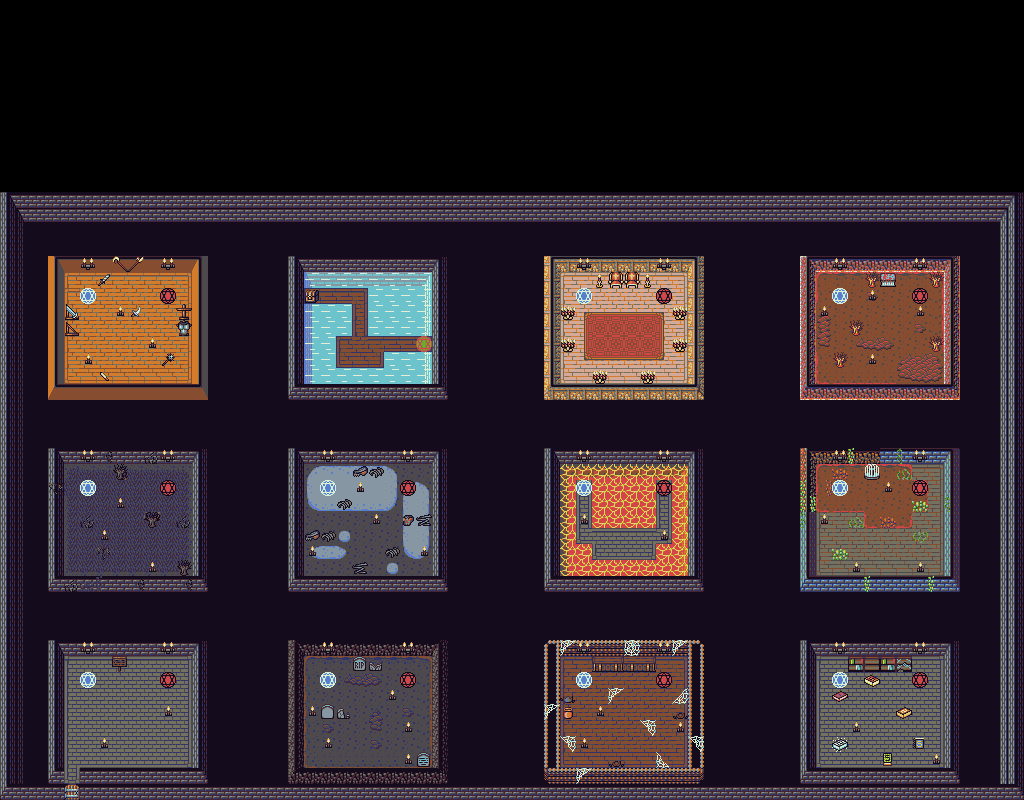

Tiled map render using the project's own tile images. Description and the map definition, with tile-layer contents summarised, below:
An orthogonal 64x50 tile map with 16x16 px tiles, 26 tile layers (background, background2, stanza12, stanza11, ...), 13 tilesets and 123 objects (86x wall, door, chest, spawn, spawn2, ...).

<map version="1.0" orientation="orthogonal" renderorder="right-down" width="64" height="50" tilewidth="16" tileheight="16" nextobjectid="179">
 <tileset firstgid="1" name="Wall" tilewidth="16" tileheight="16" tilecount="1020" columns="20">
  <image source="../assets/DawnLike/Objects/Wall.png" width="320" height="816" />
 </tileset>
 <tileset firstgid="1021" name="Floor" tilewidth="16" tileheight="16" tilecount="819" columns="21">
  <image source="../assets/DawnLike/Objects/Floor.png" width="336" height="624" />
 </tileset>
 <tileset firstgid="1840" name="Pit0" tilewidth="16" tileheight="16" tilecount="256" columns="8">
  <image source="../assets/DawnLike/Objects/Pit0.png" width="128" height="512" />
 </tileset>
 <tileset firstgid="2096" name="Door0" tilewidth="16" tileheight="16" tilecount="48" columns="8">
  <image source="../assets/DawnLike/Objects/Door0.png" width="128" height="96" />
 </tileset>
 <tileset firstgid="2144" name="Effect0" tilewidth="16" tileheight="16" tilecount="208" columns="8">
  <image source="../assets/DawnLike/Objects/Effect0.png" width="128" height="416" />
 </tileset>
 <tileset firstgid="2352" name="Decor0" tilewidth="16" tileheight="16" tilecount="176" columns="8">
  <image source="../assets/DawnLike/Objects/Decor0.png" width="128" height="352" />
 </tileset>
 <tileset firstgid="2528" name="Chest0" tilewidth="16" tileheight="16" tilecount="24" columns="8">
  <image source="../assets/DawnLike/Items/Chest0.png" width="128" height="48" />
 </tileset>
 <tileset firstgid="2552" name="Book" tilewidth="16" tileheight="16" tilecount="72" columns="8">
  <image source="../assets/DawnLike/Items/Book.png" width="128" height="144" />
 </tileset>
 <tileset firstgid="2624" name="Tree0" tilewidth="16" tileheight="16" tilecount="432" columns="12">
  <image source="../assets/DawnLike/Objects/Tree0.png" width="192" height="576" />
 </tileset>
 <tileset firstgid="3056" name="Ore0" tilewidth="16" tileheight="16" tilecount="63" columns="9">
  <image source="../assets/DawnLike/Objects/Ore0.png" width="144" height="112" />
 </tileset>
 <tileset firstgid="3119" name="LongWep" tilewidth="16" tileheight="16" tilecount="56" columns="8">
  <image source="../assets/DawnLike/Items/LongWep.png" width="128" height="112" />
 </tileset>
 <tileset firstgid="3175" name="ShortWep" tilewidth="16" tileheight="16" tilecount="40" columns="8">
  <image source="../assets/DawnLike/Items/ShortWep.png" width="128" height="80" />
 </tileset>
 <tileset firstgid="3215" name="Rock" tilewidth="16" tileheight="16" tilecount="16" columns="8">
  <image source="../assets/DawnLike/Items/Rock.png" width="128" height="32" />
 </tileset>
 <layer name="background" width="64" height="50">
  <data>[3200 cells, 2431 non-empty, 14 distinct tile ids]</data>
 </layer>
 <layer name="background2" width="64" height="50">
  <data>[3200 cells, 1 non-empty, 1 distinct tile ids]</data>
 </layer>
 <layer name="stanza12" width="64" height="50">
  <data>[3200 cells, 90 non-empty, 27 distinct tile ids]</data>
 </layer>
 <layer name="stanza11" width="64" height="50">
  <data>[3200 cells, 90 non-empty, 15 distinct tile ids]</data>
 </layer>
 <layer name="stanza10" width="64" height="50">
  <data>[3200 cells, 49 non-empty, 17 distinct tile ids]</data>
 </layer>
 <layer name="stanza9" width="64" height="50">
  <data>[3200 cells, 91 non-empty, 17 distinct tile ids]</data>
 </layer>
 <layer name="stanza8" width="64" height="50">
  <data>[3200 cells, 90 non-empty, 24 distinct tile ids]</data>
 </layer>
 <layer name="stanza7" width="64" height="50">
  <data>[3200 cells, 90 non-empty, 18 distinct tile ids]</data>
 </layer>
 <layer name="stanza6" width="64" height="50">
  <data>[3200 cells, 90 non-empty, 20 distinct tile ids]</data>
 </layer>
 <layer name="stanza5" width="64" height="50">
  <data>[3200 cells, 90 non-empty, 15 distinct tile ids]</data>
 </layer>
 <layer name="stanza4" width="64" height="50">
  <data>[3200 cells, 90 non-empty, 15 distinct tile ids]</data>
 </layer>
 <layer name="stanza3" width="64" height="50">
  <data>[3200 cells, 90 non-empty, 15 distinct tile ids]</data>
 </layer>
 <layer name="stanza2" width="64" height="50">
  <data>[3200 cells, 90 non-empty, 21 distinct tile ids]</data>
 </layer>
 <layer name="stanza1" width="64" height="50">
  <data>[3200 cells, 90 non-empty, 15 distinct tile ids]</data>
 </layer>
 <layer name="stanza12b" width="64" height="50">
  <data>[3200 cells, 14 non-empty, 6 distinct tile ids]</data>
 </layer>
 <layer name="stanza11b" width="64" height="50">
  <data>[3200 cells, 38 non-empty, 15 distinct tile ids]</data>
 </layer>
 <layer name="stanza10b" width="64" height="50">
  <data>[3200 cells, 43 non-empty, 8 distinct tile ids]</data>
 </layer>
 <layer name="stanza9b" width="64" height="50">
  <data>[3200 cells, 17 non-empty, 14 distinct tile ids]</data>
 </layer>
 <layer name="stanza8b" width="64" height="50">
  <data>[3200 cells, 25 non-empty, 14 distinct tile ids]</data>
 </layer>
 <layer name="stanza7b" width="64" height="50">
  <data>[3200 cells, 6 non-empty, 4 distinct tile ids]</data>
 </layer>
 <layer name="stanza6b" width="64" height="50">
  <data>[3200 cells, 17 non-empty, 8 distinct tile ids]</data>
 </layer>
 <layer name="stanza5b" width="64" height="50">
  <data>[3200 cells, 21 non-empty, 12 distinct tile ids]</data>
 </layer>
 <layer name="stanza4b" width="64" height="50">
  <data>[3200 cells, 16 non-empty, 13 distinct tile ids]</data>
 </layer>
 <layer name="stanza3b" width="64" height="50">
  <data>[3200 cells, 26 non-empty, 15 distinct tile ids]</data>
 </layer>
 <layer name="stanza2b" width="64" height="50">
  <data>[3200 cells, 14 non-empty, 9 distinct tile ids]</data>
 </layer>
 <layer name="stanza1b" width="64" height="50">
  <data>[3200 cells, 7 non-empty, 5 distinct tile ids]</data>
 </layer>
 <objectgroup name="obstacles" visible="0">
  <object id="11" name="wall" x="48" y="384" width="160" height="16">
   <properties>
    <property name="unwalkable" type="bool" value="true" />
   </properties>
  </object>
  <object id="12" name="wall" x="48" y="256" width="160" height="16">
   <properties>
    <property name="unwalkable" type="bool" value="true" />
   </properties>
  </object>
  <object id="20" name="wall" x="288" y="256" width="160" height="16">
   <properties>
    <property name="unwalkable" type="bool" value="true" />
   </properties>
  </object>
  <object id="22" name="wall" x="288" y="384" width="160" height="16">
   <properties>
    <property name="unwalkable" type="bool" value="true" />
   </properties>
  </object>
  <object id="23" name="wall" x="544" y="256" width="160" height="16">
   <properties>
    <property name="unwalkable" type="bool" value="true" />
   </properties>
  </object>
  <object id="24" name="wall" x="544" y="384" width="160" height="16">
   <properties>
    <property name="unwalkable" type="bool" value="true" />
   </properties>
  </object>
  <object id="25" name="wall" x="800" y="256" width="160" height="16">
   <properties>
    <property name="unwalkable" type="bool" value="true" />
   </properties>
  </object>
  <object id="26" name="wall" x="800" y="384" width="160" height="16">
   <properties>
    <property name="unwalkable" type="bool" value="true" />
   </properties>
  </object>
  <object id="27" name="wall" x="800" y="448" width="160" height="16">
   <properties>
    <property name="unwalkable" type="bool" value="true" />
   </properties>
  </object>
  <object id="29" name="wall" x="800" y="576" width="160" height="16">
   <properties>
    <property name="unwalkable" type="bool" value="true" />
   </properties>
  </object>
  <object id="30" name="wall" x="544" y="448" width="160" height="16">
   <properties>
    <property name="unwalkable" type="bool" value="true" />
   </properties>
  </object>
  </objectgroup>
 <objectgroup name="allspwan" visible="0">
  <!-- 35 objects omitted --></objectgroup>
</map>
<!-- 112 of 123 objects omitted -->
